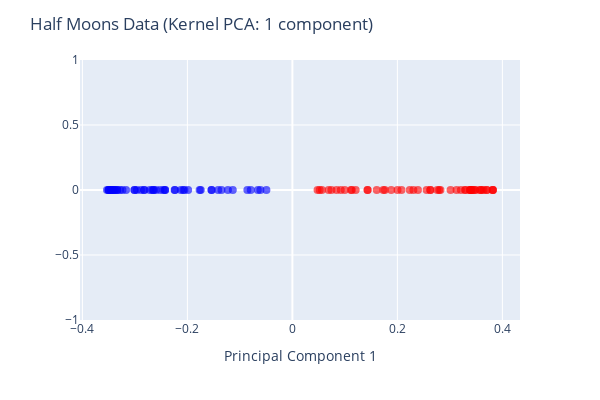

Notebook source saved alongside this figure:
### Code cell
# Projecting the transformed data into the first component space
figK1 = px.scatter(
    x=dataK[:, 0],
    y=np.zeros_like(dataK[:, 0]),
    color=ym,
    color_continuous_scale='bluered'
)
figK1.update_traces(marker=dict(size=8, opacity=0.6))
figK1.update_layout(
    coloraxis_showscale=False,
    width=600,
    height=400,
    xaxis_title='Principal Component 1',
    yaxis_title='',
    title='Half Moons Data (Kernel PCA: 1 component)'
)
figK1.show()

### Figure 1 — Plotly figure (JSON) as saved in the notebook; plotly's stock layout.template omitted (floating-point values rounded to 4 significant figures)
{"data": [{"hovertemplate": "x=%{x}<br>y=%{y}<br>color=%{marker.color}<extra></extra>", "legendgroup": "", "marker": {"color": [0, 1, 0, 1, 1, 1, 0, 1, 1, 1, 1, 1, 1, 0, 0, 0, 0, 0, 0, 0, 0, 1, 0, 1, 0, 0, 0, 1, 1, 1, 1, 1, 1, 1, 1, 0, 0, 1, 1, 1, 0, 1, 0, 0, 0, 0, 0, 0, 0, 0, 1, 1, 0, 0, 0, 1, 0, 0, 0, 1, 0, 0, 1, 1, 1, 1, 0, 1, 0, 1, 0, 0, 0, 1, 1, 1, 0, 1, 1, 1, 0, 0, 1, 0, 0, 1, 1, 0, 1, 1, 1, 0, 0, 1, 0, 1, 1, 1, 0, 0], "coloraxis": "coloraxis", "opacity": 0.6, "size": 8, "symbol": "circle"}, "mode": "markers", "name": "", "orientation": "v", "showlegend": false, "type": "scatter", "x": [-0.3463, 0.2305, -0.08574, 0.1761, 0.3402, 0.1205, -0.2963, 0.3379, 0.1431, 0.09978, 0.1132, 0.1434, 0.3299, -0.2672, -0.1986, -0.3373, -0.3504, -0.3531, -0.3169, -0.208, -0.2056, 0.3607, -0.1228, 0.3481, -0.1541, -0.07931, -0.1767, 0.0479, 0.282, 0.3414, 0.3209, 0.3127, 0.1731, 0.3698, 0.06888, -0.3434, -0.3238, 0.2003, 0.3639, 0.3389, -0.06094, 0.3476, -0.2125, -0.2243, -0.135, -0.2828, -0.301, -0.2425, -0.2516, -0.1539, 0.1607, 0.2795, -0.0495, -0.3006, -0.3427, 0.05202, -0.2593, -0.2883, -0.3499, 0.09214, -0.2452, -0.3338, 0.3812, 0.2392, 0.3288, 0.2558, -0.3284, 0.2627, -0.2818, 0.1882, -0.3337, -0.3389, -0.06579, 0.07436, 0.05625, 0.3584, -0.3413, 0.1116, 0.3439, 0.3389, -0.3457, -0.2642, 0.3012, -0.1413, -0.2424, 0.3818, 0.2628, -0.2647, 0.2078, 0.3568, 0.2236, -0.2718, -0.3497, 0.2759, -0.2237, 0.08415, 0.3706, 0.3821, -0.1135, -0.1745], "xaxis": "x", "y": [0, 0, 0, 0, 0, 0, 0, 0, 0, 0, 0, 0, 0, 0, 0, 0, 0, 0, 0, 0, 0, 0, 0, 0, 0, 0, 0, 0, 0, 0, 0, 0, 0, 0, 0, 0, 0, 0, 0, 0, 0, 0, 0, 0, 0, 0, 0, 0, 0, 0, 0, 0, 0, 0, 0, 0, 0, 0, 0, 0, 0, 0, 0, 0, 0, 0, 0, 0, 0, 0, 0, 0, 0, 0, 0, 0, 0, 0, 0, 0, 0, 0, 0, 0, 0, 0, 0, 0, 0, 0, 0, 0, 0, 0, 0, 0, 0, 0, 0, 0], "yaxis": "y"}], "layout": {"coloraxis": {"colorbar": {"title": {"text": "color"}}, "colorscale": [[0, "rgb(0,0,255)"], [1, "rgb(255,0,0)"]], "showscale": false}, "height": 400, "legend": {"tracegroupgap": 0}, "margin": {"t": 60}, "title": {"text": "Half Moons Data (Kernel PCA: 1 component)"}, "width": 600, "xaxis": {"anchor": "y", "domain": [0, 1], "title": {"text": "Principal Component 1"}}, "yaxis": {"anchor": "x", "domain": [0, 1], "title": {"text": ""}}}}
